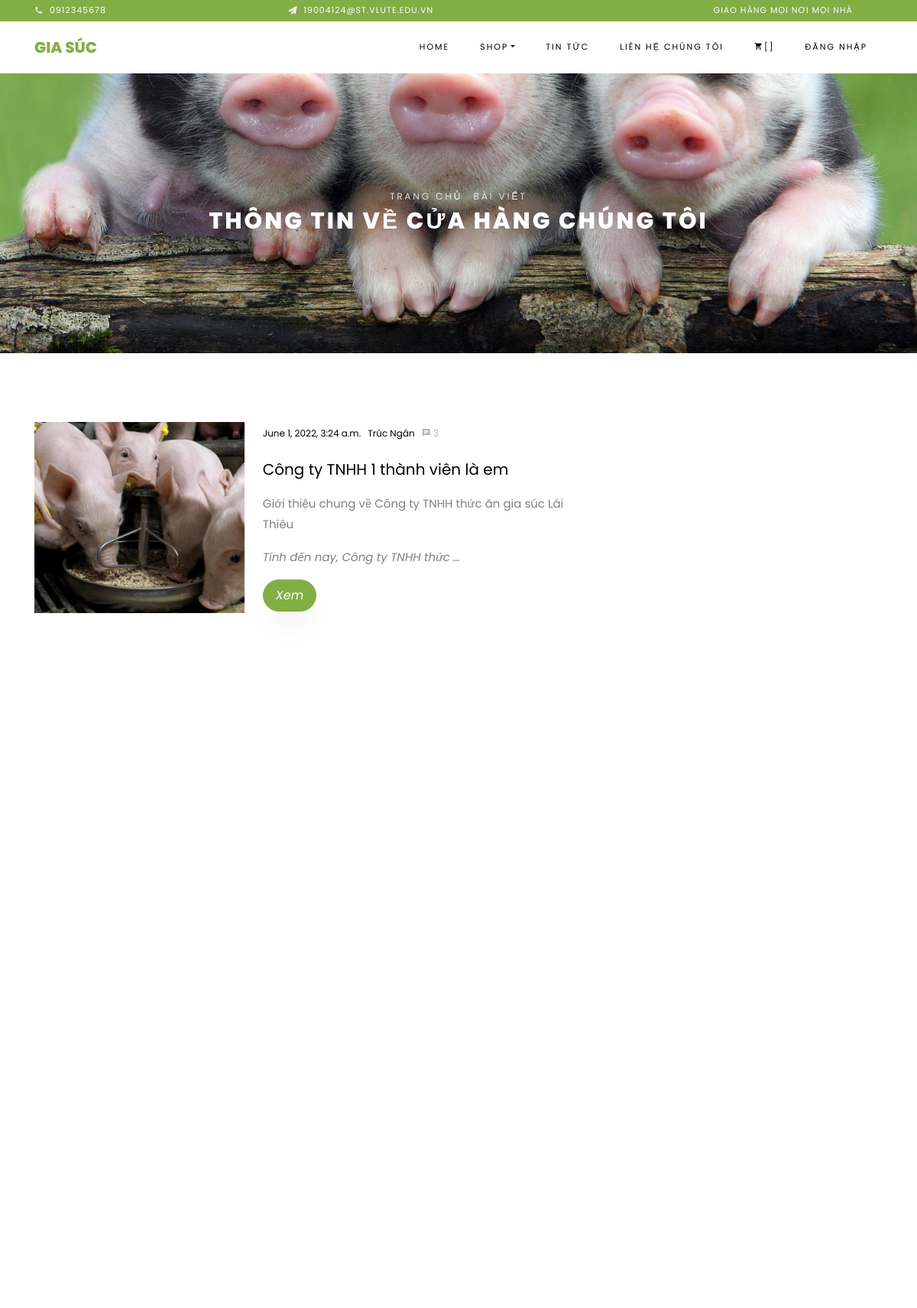
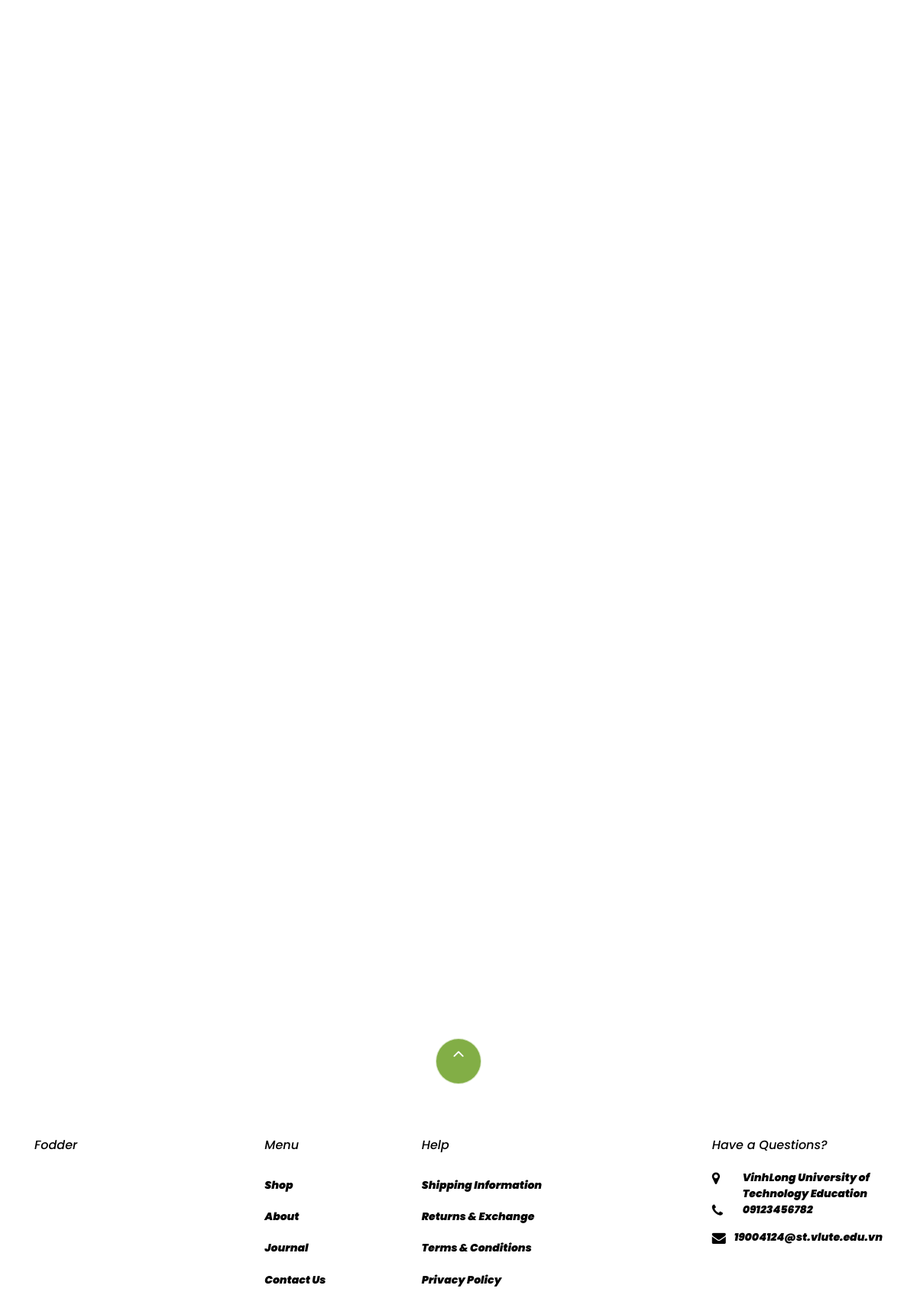
Screenshot of /blog/ with the database file from the repository (2 pictures, top to bottom).
### blog/models.py (models this page shows, shortened)
class Post(models.Model):
    title = models.CharField(max_length=200)
    photo = models.ImageField(upload_to='post')
    content = RichTextUploadingField()
    category = models.ForeignKey(Category, on_delete=models.CASCADE)
    tag = models.ManyToManyField(Tag)
    author = models.ForeignKey(AuthorProfile, on_delete=models.CASCADE)
    is_draft = models.BooleanField(default=False)
    date = models.DateTimeField(auto_now_add=True)

### author/models.py (models this page shows)
class AuthorProfile(models.Model):
    user = models.OneToOneField(User, on_delete=models.CASCADE)
    name = models.CharField(max_length=200)
    email = models.EmailField()
    about = models.TextField()
    photo = models.ImageField(upload_to='author')
    gender_choice = (
        ('male', 'Male'),
        ('female', 'Female')
    )
    gender = models.CharField(choices=gender_choice, max_length=6)
    website = models.URLField(blank=True, null=True)
    facebook = models.URLField(blank=True, null=True)
    twitter = models.URLField(blank=True, null=True)
    linkedin = models.URLField(blank=True, null=True)
    date = models.DateTimeField(auto_now_add=True)
    def __str__(self):
        return self.name

### blog/views.py (the view)
# urls.py: path('', views.blog_page, name='blog'),
def blog_page(request):
    post = Post.objects.filter(is_draft=False)
    category = Category.objects.all().annotate(
        number_of_posts=Count('post')
    ).order_by('-number_of_posts', 'name')
    tag = Tag.objects.all()
    recent_post = Post.objects.filter(is_draft=False).order_by('-date')[:3]
    context = {
        'posts': post,
        'categories': category,
        'tags': tag,
        'recent_posts': recent_post
    }
    return render(request, 'blog/blog.html', context)

### templates/blog/blog.html (shortened to what this page needs)
{% extends 'base/base.html' %}
{% load static %}
{% block content %}
    <div class="hero-wrap hero-bread" style="background-image: url({% static 'images/anhbia3.jpg' %});">
      <div class="container">
        <div class="row no-gutters slider-text align-items-center justify-content-center">
          <div class="col-md-9 ftco-animate text-center">
          	<p class="breadcrumbs"><span class="mr-2"><a href="{% url 'home' %}">Trang chủ</a></span> <span>bài viết</span></p>
            <h1 class="mb-0 bread">Thông tin về cửa hàng chúng tôi</h1>
          </div>
        </div>
      </div>
    </div>
    <section class="ftco-section ftco-degree-bg">
      <div class="container">
        <div class="row">
          <div class="col-lg-8 ftco-animate">
						<div class="row">
              {% if posts %}
                {% for post in posts %}
    							<div class="col-md-12 d-flex ftco-animate">
    		            <div class="blog-entry align-self-stretch d-md-flex">
    		              <a href="{% url 'post-details' post.id %}" class="block-20" style="background-image: url({{ post.photo.url }});">
    		              </a>
    		              <div class="text d-block pl-md-4">
    		              	<div class="meta mb-3">
    		                  <div><a href="#">{{ post.date }}</a></div>
    		                  <div><a href="#">{{ post.author }}</a></div>
    		                  <div><a href="#" class="meta-chat"><span class="icon-chat"></span> 3</a></div>
    		                </div>
    		                <h3 class="heading"><a href="{% url 'post-details' post.id %}">{{ post.title }}</a></h3>
    		                <p>{{ post.content|safe|truncatewords:20 }}</p>
    		                <p><a href="{% url 'post-details' post.id %}" class="btn btn-primary py-2 px-3">Xem</a></p>
    		              </div>
    		            </div>
    		          </div>
                {% endfor %}
              {% else %}
                <h2>There are no Posts in the Database</h2>
              {% endif %}
						</div>
          </div>
        </div>
      </div>
    </section>
{% endblock %}

### static/css/icomoon.css (style rules this page uses)
[class^="icon-"], [class*=" icon-"] { font-family: 'icomoon' !important; speak: none; font-style: normal; font-weight: normal; font-variant: normal; text-transform: none; line-height: 1; -webkit-font-smoothing: antialiased; -moz-osx-font-smoothing: grayscale; }
.icon-chat:before { content: "\e0b7"; }

### rows the page displays
Post: photo (picture), date "June 1, 2022, 3:24 a.m.", author "Trúc Ngân", title "Công ty TNHH 1 thành viên là em", content "Giới thiệu chung về Công ty TNHH thức ăn gia súc Lái Thiêu Tính đến nay, Công ty TNHH thức …"
